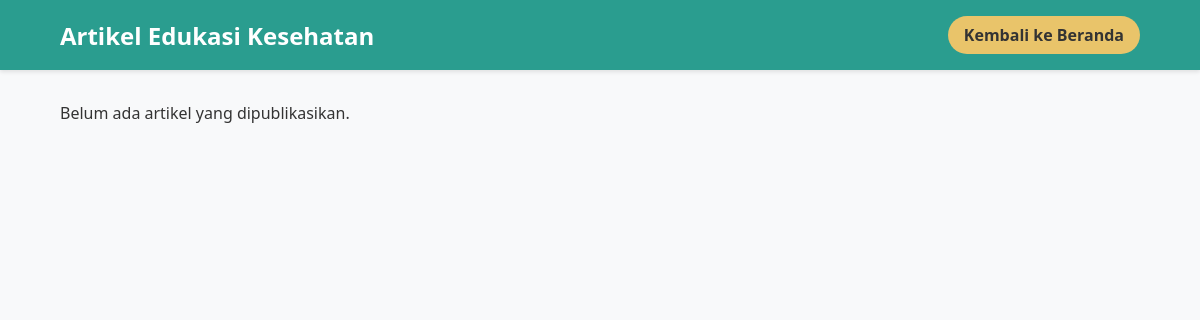
The page /artikel on the database as committed earlier.
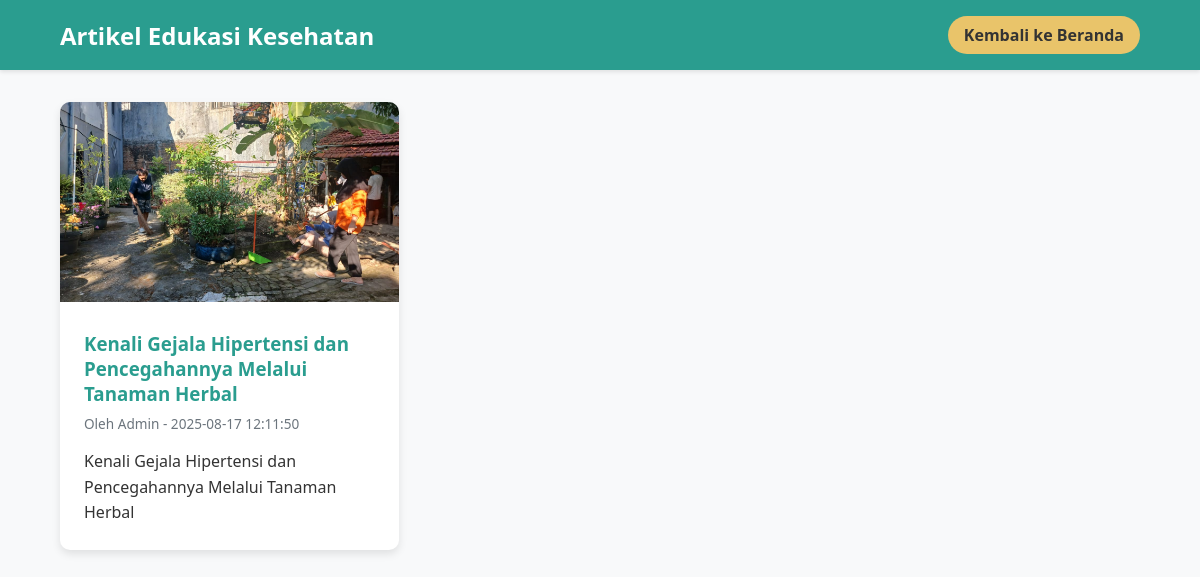
The same page on the database as committed later.
### tables this page shows
CREATE TABLE artikel (
                id INTEGER PRIMARY KEY AUTOINCREMENT,
                judul TEXT NOT NULL,
                isi TEXT NOT NULL,
                gambar_header TEXT,
                penulis TEXT DEFAULT 'Admin',
                tanggal_publikasi TIMESTAMP DEFAULT CURRENT_TIMESTAMP
            );

### app.py (the view)
@app.route('/artikel')
def artikel_list():
    conn = db_connection()
    all_artikel = conn.execute('SELECT * FROM artikel ORDER BY tanggal_publikasi DESC').fetchall()
    conn.close()
    return render_template('artikel_list.html', all_artikel=all_artikel)

### app.py (called while the page is built)
def db_connection():
    conn = None
    try:
        conn = sqlite3.connect('toga.sqlite')
        conn.row_factory = sqlite3.Row # Ini akan membuat hasil query bisa diakses seperti dictionary
    except sqlite3.error as e:
        print(e)
    return conn

### templates/artikel_list.html (shortened to what this page needs)
<!DOCTYPE html>
<html lang="id">
<head>
    <link rel="stylesheet" href="{{ url_for('static', filename='css/base.css') }}">
    <link rel="stylesheet" href="{{ url_for('static', filename='css/components.css') }}">
    <link rel="stylesheet" href="{{ url_for('static', filename='css/artikel.css') }}">
</head>
<body>
    <header>
        <h1>Artikel Edukasi Kesehatan</h1>
        <nav class="header-nav">
            <a href="{{ url_for('index') }}" class="admin-login-btn">Kembali ke Beranda</a>
        </nav>
    </header>
    <main class="artikel-list-page">
        <div class="artikel-grid">
            {% for artikel in all_artikel %}
            <a href="{{ url_for('artikel_detail', id=artikel.id) }}" class="artikel-card">
                {% if artikel.gambar_header %}
                <img src="{{ url_for('static', filename=artikel.gambar_header) }}" alt="{{ artikel.judul }}" class="artikel-card-img">
                {% endif %}
                <div class="artikel-card-content">
                    <h3>{{ artikel.judul }}</h3>
                    <p class="artikel-meta">Oleh {{ artikel.penulis }} - {{ artikel.tanggal_publikasi }}</p>
                    <p class="artikel-excerpt">{{ artikel.isi | truncate(150) }}</p>
                </div>
            </a>
            {% else %}
            <p>Belum ada artikel yang dipublikasikan.</p>
            {% endfor %}
        </div>
    </main>
</body>
</html>

### static/css/base.css (style rules this page uses)
:root { --primary-green: #2a9d8f; --secondary-green: #e9c46a; --background-color: #f8f9fa; --text-color: #333; --card-bg: #ffffff; --shadow: 0 4px 8px rgba(0, 0, 0, 0.1); }
* { margin: 0; padding: 0; box-sizing: border-box; }
body { font-family: 'Segoe UI', Tahoma, Geneva, Verdana, sans-serif; background-color: var(--background-color); color: var(--text-color); }
header { background-color: var(--primary-green); color: white; padding: 1rem 5%; display: flex; align-items: center; box-shadow: 0 2px 4px rgba(0,0,0,0.1); }
header h1 { font-size: 1.5rem; }
.header-nav { display: flex; align-items: center; gap: 1rem; margin-left: auto; }
main { padding: 2rem 5%; }

### static/css/components.css (style rules this page uses)
.admin-login-btn { background-color: var(--secondary-green); color: #333; padding: 0.5rem 1rem; border-radius: 20px; text-decoration: none; font-weight: 600; transition: background-color 0.2s; }

### static/css/artikel.css (style rules this page uses)
.artikel-list-page, .artikel-detail-page { padding: 2rem 5%; }
.artikel-grid { display: grid; grid-template-columns: repeat(auto-fill, minmax(300px, 1fr)); gap: 2rem; }
.artikel-card { background: white; border-radius: 10px; box-shadow: var(--shadow); text-decoration: none; color: var(--text-color); overflow: hidden; transition: transform 0.2s, box-shadow 0.2s; }
.artikel-card-img { width: 100%; height: 200px; object-fit: cover; }
.artikel-card-content { padding: 1.5rem; }
.artikel-card-content h3 { color: var(--primary-green); margin-bottom: 0.5rem; }
.artikel-meta { font-size: 0.85em; color: #6c757d; margin-bottom: 1rem; }
.artikel-excerpt { line-height: 1.6; }

Rows that differ between the two databases and show on the page:
added artikel: gambar_header (picture), judul "Kenali Gejala Hipertensi dan Pencegahannya Melalui Tanaman Herbal", penulis "Admin", tanggal_publikasi "2025-08-17 12:11:50", isi "Kenali Gejala Hipertensi dan Pencegahannya Melalui Tanaman Herbal"
Other text that changed with them:
text no longer shown: "Belum ada artikel yang dipublikasikan."
